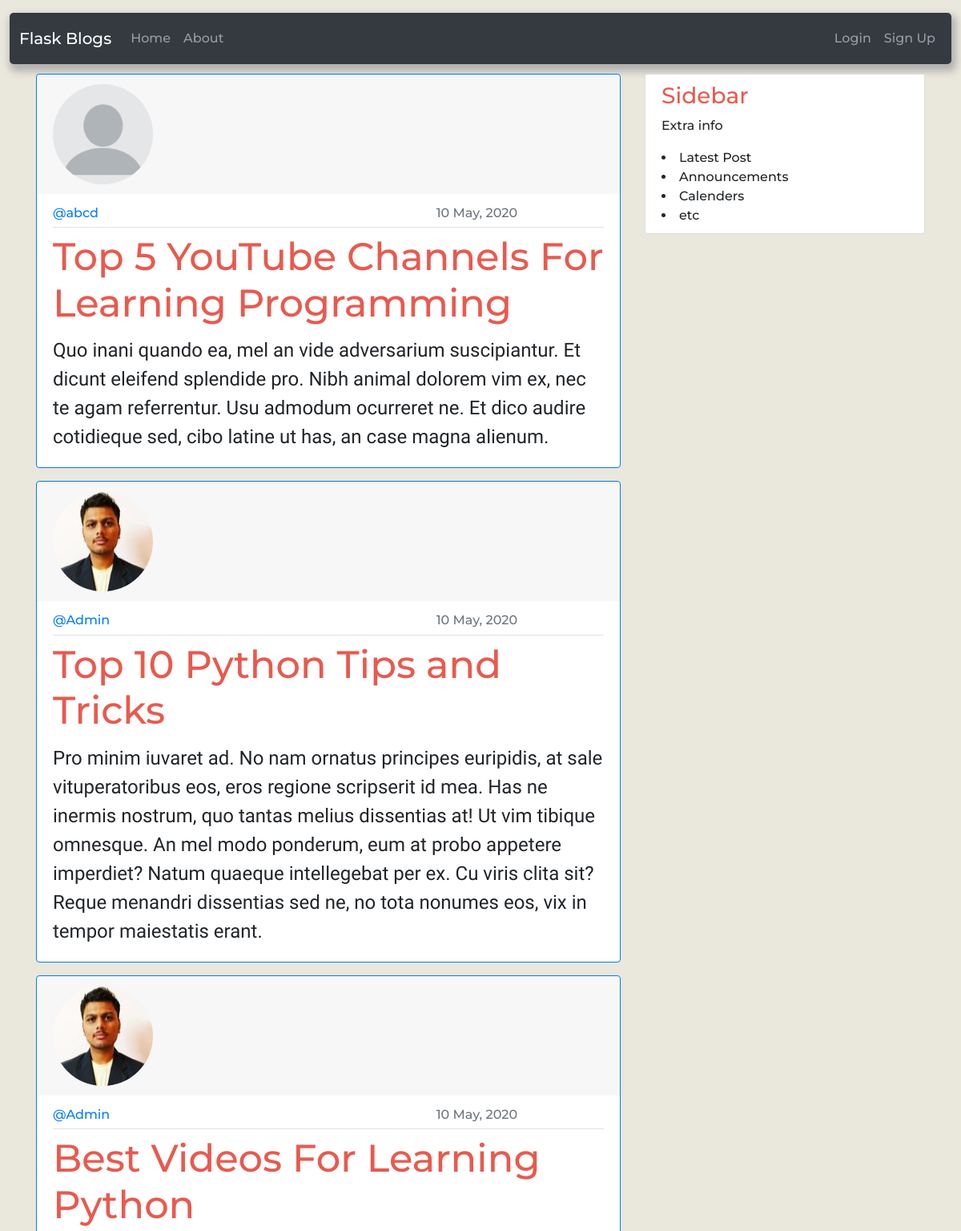
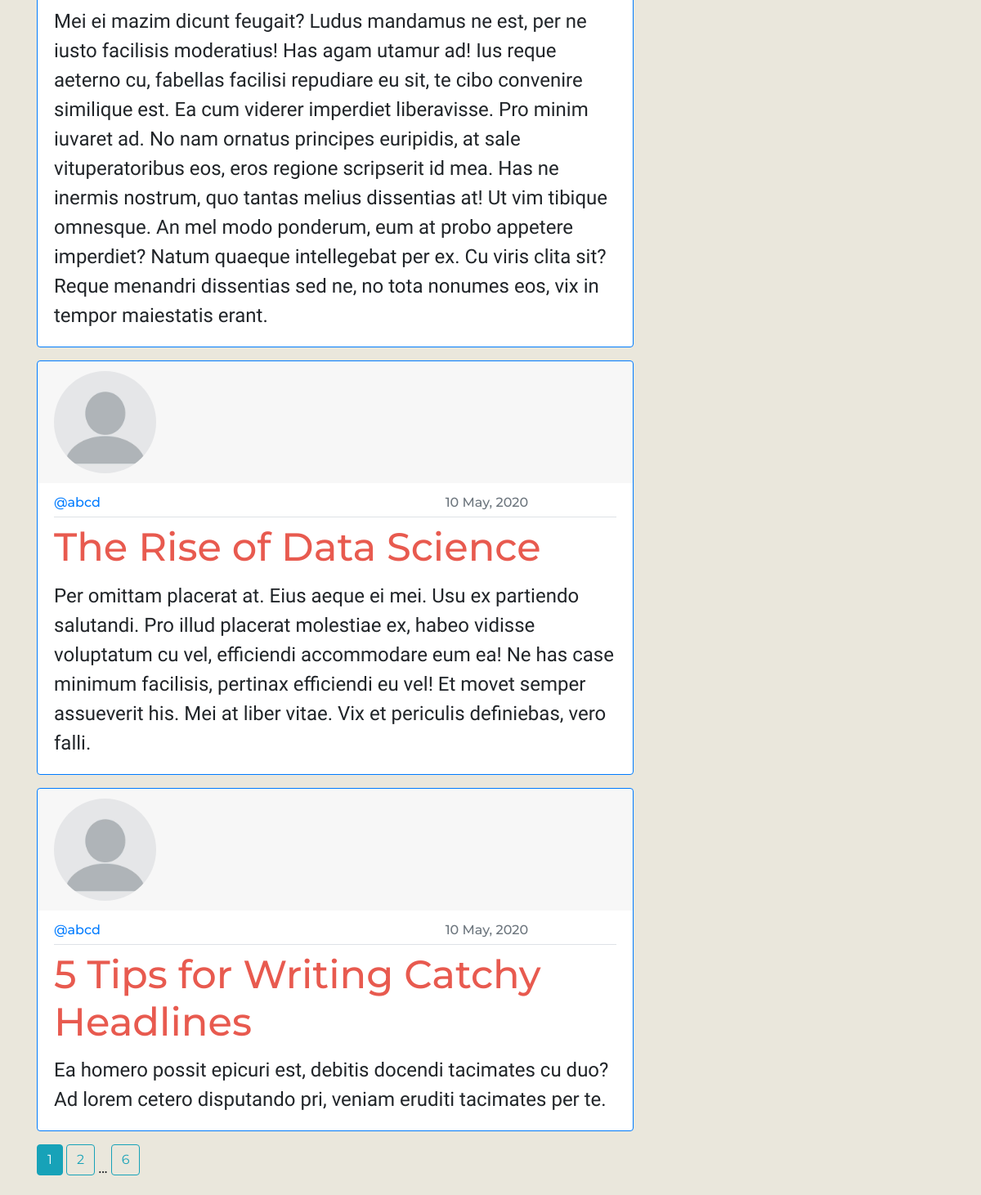
The page /home on the database its author committed (2 pictures, top to bottom).
### flaskblog/models.py (models this page shows, shortened)
class Post(db.Model):
    id = db.Column(db.Integer, primary_key=True)
    title = db.Column(db.String(100), nullable=False)
    date_posted = db.Column(db.DateTime, nullable=False, default=datetime.utcnow)
    content = db.Column(db.Text, nullable=False)
    user_id = db.Column(db.Integer, db.ForeignKey('user.id'), nullable=False)

class User(db.Model,UserMixin):
    id = db.Column(db.Integer, primary_key=True)
    username = db.Column(db.String(20), unique=True, nullable=False)
    email = db.Column(db.String(120), unique=True, nullable=False)
    image_file = db.Column(db.String(20), nullable=False, default='default.jpg')
    password = db.Column(db.String(60), nullable=False)
    posts = db.relationship('Post', backref='author', lazy=True)

### flaskblog/main/routes.py (the view)
@main.route("/")
@main.route("/home")
def home():
    page = request.args.get('page',1,type = int)
    posts = Post.query.order_by(Post.date_posted.desc()).paginate(page=page,per_page=5)
    return render_template("home.html",posts=posts)

### flaskblog/templates/home.html
{% extends "base.html" %}
{% block content %}
{% for post in posts.items %}
<div class="card border-primary profile-info flex-row flex-wrap">
  <div class="card-header border-0 col-12">
      <img src="{{url_for('static',filename='profile_pics/'+post.author.image_file)}}" class="card-img-top rounded-circle account-img" alt="profile pic">
  </div>
  <div class="card-body">
      <h6 class="card-subtitle mb-2 pb-2 text-muted border-bottom">
        <div class="row d-flex justify-content-between">
          <div class="col col-4 d-flex align-items-center">
            <a href="{{url_for('users.user_posts',username = post.author.username)}}">
              @{{post.author.username}}
          </a>
          </div>
          <div class="col col-4 d-flex align-items-center">{{post.date_posted.strftime('%d %B, %Y')}}</div>
        </div>
      </h6>
      <h5 class="card-title"><a class="post-detail-title"href="{{url_for('posts.post',post_id=post.id)}}">{{post.title}}</a></h5>
      <p class="card-text">
        {{post.content}}
      </p>
  </div>
</div>
{% endfor %}
{% for page_num in posts.iter_pages(left_edge=1,right_edge=1,left_current=1,right_current=2)  %}
  {% if page_num  %}
    {% if posts.page == page_num %}
      <a class ="btn  btn-info mb-4" href="{{url_for('main.home',page=page_num)}}">{{page_num}}</a>
    {% else %}
    <a class ="btn  btn-outline-info mb-4" href="{{url_for('main.home',page=page_num)}}">{{page_num}}</a>
    {% endif %}
    {% else %}
    ...
  {% endif %}
{% endfor %}
{% endblock content %}

### flaskblog/templates/base.html (shortened to what this page needs)
<!doctype html>
<html lang="en">
  <head>
    <link rel="stylesheet" href="https://stackpath.bootstrapcdn.com/bootstrap/4.4.1/css/bootstrap.min.css">
    <link rel="stylesheet" type = 'text/css' href="{{url_for('static',filename='main.css')}}">
  </head>
  <body>
    <div class='navigation-bar'>
        <nav class="navbar navbar-expand-lg navbar-dark bg-dark">
            <a class="navbar-brand" href="#">Flask Blogs</a>
            <div class="collapse navbar-collapse" id="navbarSupportedContent">
              <ul class="navbar-nav mr-auto">
                <li class="nav-item">
                  <a class="nav-link" href="{{url_for('main.home')}}">Home</a>
                </li>
                <li class="nav-item">
                  <a class="nav-link" href="{{url_for('main.about')}}">About</a>
                </li>
              </ul>
              {% if current_user.is_authenticated %}
              <ul class="navbar-nav">
                <li class="nav-item">
                  <a class ="nav-link" href="{{url_for('posts.new_posts')}}">Create Post</a>
                </li>
                <li class="nav-item dropdown">
                  <a class="nav-link dropdown-toggle" href="#" id="navbarDropdown" role="button" data-toggle="dropdown" aria-haspopup="true" aria-expanded="false">
                    <i class="far fa-user-circle"></i>
                  </a>
                  <div class="dropdown-menu dropdown-menu-right" aria-labelledby="navbarDropdown">
                    <a class="dropdown-item" href="{{url_for('users.account')}}">Profile</a>
                    <div class="dropdown-divider"></div>
                    <a class="dropdown-item" href="{{url_for('users.logout')}}">Logout</a>
                  </div>
                </li>
              </ul>
              {% else %}
              <ul class="navbar-nav">
                <li class="nav-item">
                    <a class="nav-link" href="{{url_for('users.login')}}">Login</a>
                </li>
                <li class="nav-item">
                  <a class="nav-link" href="{{url_for('users.signup')}}">Sign Up</a>
                 </li>
               </ul>
              {% endif %}
            </div>
          </nav>
    </div>
    <main role="main" class="container">
        <div class="row">
            <div class="col-md-8">
                {% block content %}
                {% endblock content %}
            </div>
            <div class="col-md-4">
                <div class = "content-section">
                    <h3>Sidebar</h3>
                    <p>Extra info</p>
                    <li>Latest Post</li>
                    <li>Announcements</li>
                    <li>Calenders</li>
                    <li>etc</li>
                </div>
            </div>
        </div>
  </body>
</html>

### flaskblog/static/main.css (style rules this page uses)
body { background-color: #EAE7DC; margin-top: 1rem; font-family: 'Montserrat', sans-serif; font-size: medium; font-weight: 500; }
h1,h2,h3,h4,h5,h6 { color: #E85A4F; }
.navbar { background-color: inherit; margin-left:1%; margin-right:1%; margin-top:1%; margin-bottom:1%; padding:1%; border-radius: 5px; -webkit-box-shadow: 3px 6px 10px 3px rgba(163,163,163,0.8); -moz-box-shadow: 3px 6px 10px 3px rgba(163,163,163,0.8); box-shadow: 3px 6px 10px 3px rgba(163,163,163,0.8) }
.content-section { background: #ffffff; padding: 10px 20px; border: 1px solid #dddddd; border-radius: 3px; margin-bottom: 20px; }
.post-detail-title { color: #E85A4F; font-size: 3rem; }
.card-subtitle { flex-direction: row; justify-content: flex-end; }
.card-text { font-family: 'Indie Flower', cursive; font-size: x-large; }
.profile-info { margin-bottom: 1rem; }
.account-img { height: 125px; width: 125px; }

### rows shown on the page
Post: image_file (placeholder picture), author.username "abcd", date_posted "10 May, 2020", title "Top 5 YouTube Channels For Learning Programming", content "Quo inani quando ea, mel an vide adversarium suscipiantur. Et dicunt eleifend splendide pro. Nibh animal dolorem vim ex, nec te agam referrentur. Usu admodum ocurreret ne. Et dico audire cotidieque sed, cibo latine ut has, an case magna alienum."
Post: image_file (picture), author.username "Admin", date_posted "10 May, 2020", title "Top 10 Python Tips and Tricks", content "Pro minim iuvaret ad. No nam ornatus principes euripidis, at sale vituperatoribus eos, eros regione scripserit id mea. Has ne inermis nostrum, quo tantas melius dissentias at! Ut vim tibique omnesque. An mel modo ponderum, eum at probo appetere imperdiet? Natum quaeque intellegebat per ex. Cu viris clita sit? Reque menandri dissentias sed ne, no tota nonumes eos, vix in tempor maiestatis erant."
Post: image_file (picture), author.username "Admin", date_posted "10 May, 2020", title "Best Videos For Learning Python", content "Mei ei mazim dicunt feugait? Ludus mandamus ne est, per ne iusto facilisis moderatius! Has agam utamur ad! Ius reque aeterno cu, fabellas facilisi repudiare eu sit, te cibo convenire similique est. Ea cum viderer imperdiet liberavisse. Pro minim iuvaret ad. No nam ornatus principes euripidis, at sale vituperatoribus eos, eros regione scripserit id mea. Has ne inermis nostrum, quo tantas melius dissentias at! Ut vim tibique omnesque. An mel modo ponderum, eum at probo appetere imperdiet? Natum quaeque intellegebat per ex. Cu viris clita sit? Reque menandri dissentias sed ne, no tota nonumes eos, vix in tempor maiestatis erant."
Post: image_file (placeholder picture), author.username "abcd", date_posted "10 May, 2020", title "The Rise of Data Science", content "Per omittam placerat at. Eius aeque ei mei. Usu ex partiendo salutandi. Pro illud placerat molestiae ex, habeo vidisse voluptatum cu vel, efficiendi accommodare eum ea! Ne has case minimum facilisis, pertinax efficiendi eu vel! Et movet semper assueverit his. Mei at liber vitae. Vix et periculis definiebas, vero falli."
Post: image_file (placeholder picture), author.username "abcd", date_posted "10 May, 2020", title "5 Tips for Writing Catchy Headlines", content "Ea homero possit epicuri est, debitis docendi tacimates cu duo? Ad lorem cetero disputando pri, veniam eruditi tacimates per te."

### other values the page prints
{{ page_num }} "1"
{{ page_num }} "2" "6"
